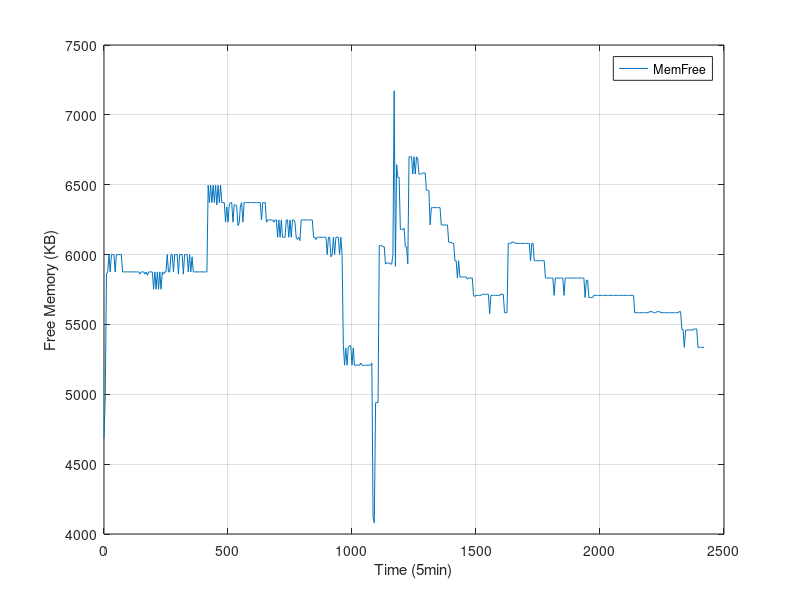

Source code (MATLAB):
#! /usr/bin/octave -qf
fig = figure;
data = dlmread("finput.txt"," ");
size(data);
set(fig, "visible", "off");
time= data(:,1);
MemFree = data(:,3);
Buffers = data(:,4);
Cached = data(:,5);
SwapCached = data(:,6);
Active = data(:,7);
Inactive = data(:,8);
SwapTotal = data(:,9);
SwapFree = data(:,10);
Dirty = data(:,11);
Writeback = data(:,12);
AnonPages = data(:,13);
Mapped = data(:,14);
Slab = data(:,15);
SReclaimable = data(:,16);
SUnreclaim = data(:,17);
PageTables = data(:,18);
NFS_Unstable = data(:,19);
Bounce = data(:,20);
WritebackTmp = data(:,21);
CommitLimit = data(:,22);
Committed_AS = data(:,23);
VmallocTotal = data(:,24);
VmallocUsed = data(:,25);
VmallocChunk = data(:,26);

plot(time,MemFree,";MemFree;"), grid

xlabel("Time (5min)");
ylabel("Free Memory (KB)");
print("MyPNG.png", "-dpng");
